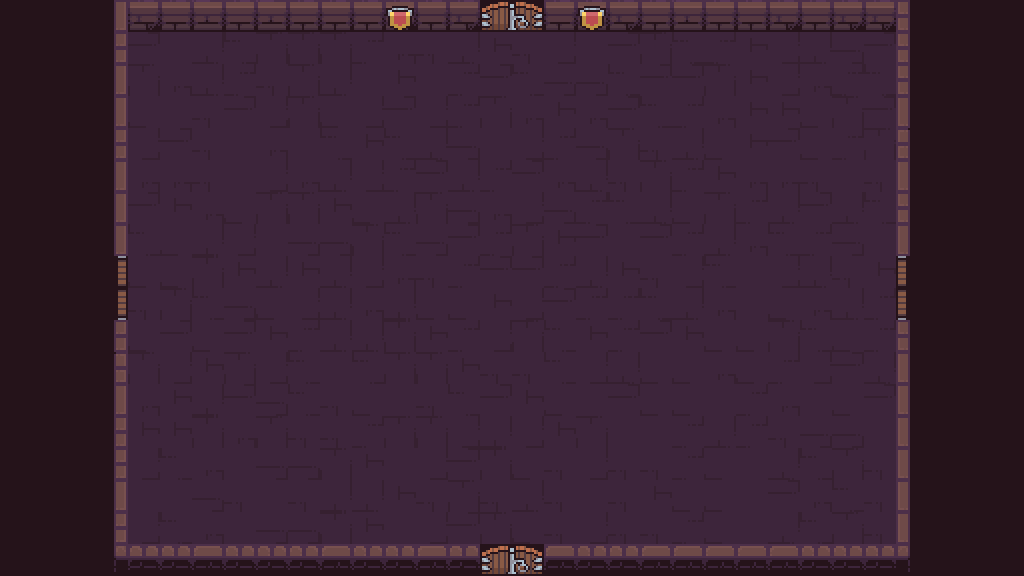

Below is a game level as drawn by its tile map, then a one-line description and the .tmx file that defines it, in full:
An orthogonal 32x18 tile map with 32x32 px tiles, 3 tile layers (Calque1, Calque2, Calque3).

<map version="1.2" tiledversion="1.2.3" orientation="orthogonal" renderorder="left-up" width="32" height="18" tilewidth="32" tileheight="32" infinite="0" nextlayerid="10" nextobjectid="1">
 <tileset firstgid="1" source="1-tileset-x32.tsx" />
 <layer id="7" name="Calque1" width="32" height="18">
  <data encoding="csv">
79,79,79,31,4,5,3,2,3,5,5,2,4,2,4,79,79,2,5,4,2,3,5,2,4,5,4,4,26,79,79,79,
79,79,79,21,28,19,8,10,29,29,29,7,27,30,8,18,30,17,19,28,29,10,7,18,17,8,9,28,26,79,79,79,
79,79,79,31,29,27,8,7,30,29,8,19,18,19,7,28,10,9,9,10,28,28,29,18,17,27,7,10,26,79,79,79,
79,79,79,31,20,19,30,28,17,29,20,17,28,17,7,29,27,18,27,28,10,7,27,18,18,20,29,28,36,79,79,79,
79,79,79,21,17,28,30,19,27,19,10,18,10,8,9,19,17,7,9,29,30,8,20,18,28,20,7,29,6,79,79,79,
79,79,79,31,27,27,30,19,17,27,8,17,7,28,8,7,28,27,8,30,29,7,18,27,27,30,19,30,16,79,79,79,
79,79,79,11,28,18,27,20,29,29,18,20,8,29,9,27,17,9,7,10,8,20,29,7,8,28,8,10,26,79,79,79,
79,79,79,11,10,20,8,17,19,9,9,29,10,9,28,7,29,18,28,19,28,7,8,27,10,7,9,19,16,79,79,79,
79,79,79,79,20,20,29,18,8,18,8,17,27,30,7,28,28,7,8,18,30,17,10,19,17,8,30,18,79,79,79,79,
79,79,79,79,30,29,10,9,20,17,8,27,8,20,20,18,17,28,7,7,10,8,27,19,20,27,8,7,79,79,79,79,
79,79,79,21,20,28,20,28,18,7,8,8,29,18,7,17,29,10,18,7,28,18,20,20,29,10,20,7,26,79,79,79,
79,79,79,1,29,17,18,29,17,10,19,10,29,29,18,30,30,10,17,8,20,20,27,20,7,17,28,8,16,79,79,79,
79,79,79,11,27,18,8,28,9,10,30,20,19,30,10,28,18,20,19,28,20,20,19,7,27,19,20,28,16,79,79,79,
79,79,79,21,18,18,29,27,29,30,30,7,29,29,17,8,17,18,29,19,19,7,8,7,30,9,9,19,16,79,79,79,
79,79,79,21,17,10,27,19,9,9,29,18,19,17,28,29,20,30,17,30,30,7,20,19,8,10,29,30,36,79,79,79,
79,79,79,11,19,19,9,30,19,30,8,8,18,30,29,30,8,30,19,30,18,20,20,19,28,27,10,30,16,79,79,79,
79,79,79,21,17,10,27,19,9,9,29,18,19,17,28,29,20,30,17,30,30,7,20,19,8,10,29,30,36,79,79,79,
79,79,79,41,43,43,45,43,43,44,42,44,44,45,43,79,79,45,44,44,42,42,42,45,45,44,43,44,46,79,79,79
</data>
 </layer>
 <layer id="8" name="Calque2" width="32" height="18">
  <data encoding="csv">
0,0,0,0,0,0,0,0,0,0,0,0,75,0,0,67,68,0,75,0,0,0,0,0,0,0,0,0,0,0,0,0,
0,0,0,0,0,0,0,0,0,0,0,0,0,0,0,0,0,0,0,0,0,0,0,0,0,0,0,0,0,0,0,0,
0,0,0,0,0,0,0,0,0,0,0,0,0,0,0,0,0,0,0,0,0,0,0,0,0,0,0,0,0,0,0,0,
0,0,0,0,0,0,0,0,0,0,0,0,0,0,0,0,0,0,0,0,0,0,0,0,0,0,0,0,0,0,0,0,
0,0,0,0,0,0,0,0,0,0,0,0,0,0,0,0,0,0,0,0,0,0,0,0,0,0,0,0,0,0,0,0,
0,0,0,0,0,0,0,0,0,0,0,0,0,0,0,0,0,0,0,0,0,0,0,0,0,0,0,0,0,0,0,0,
0,0,0,0,0,0,0,0,0,0,0,0,0,0,0,0,0,0,0,0,0,0,0,0,0,0,0,0,0,0,0,0,
0,0,0,0,0,0,0,0,0,0,0,0,0,0,0,0,0,0,0,0,0,0,0,0,0,0,0,0,0,0,0,0,
0,0,0,59,0,0,0,0,0,0,0,0,0,0,0,0,0,0,0,0,0,0,0,0,0,0,0,0,58,0,0,0,
0,0,0,49,0,0,0,0,0,0,0,0,0,0,0,0,0,0,0,0,0,0,0,0,0,0,0,0,48,0,0,0,
0,0,0,0,0,0,0,0,0,0,0,0,0,0,0,0,0,0,0,0,0,0,0,0,0,0,0,0,0,0,0,0,
0,0,0,0,0,0,0,0,0,0,0,0,0,0,0,0,0,0,0,0,0,0,0,0,0,0,0,0,0,0,0,0,
0,0,0,0,0,0,0,0,0,0,0,0,0,0,0,0,0,0,0,0,0,0,0,0,0,0,0,0,0,0,0,0,
0,0,0,0,0,0,0,0,0,0,0,0,0,0,0,0,0,0,0,0,0,0,0,0,0,0,0,0,0,0,0,0,
0,0,0,0,0,0,0,0,0,0,0,0,0,0,0,0,0,0,0,0,0,0,0,0,0,0,0,0,0,0,0,0,
0,0,0,0,0,0,0,0,0,0,0,0,0,0,0,0,0,0,0,0,0,0,0,0,0,0,0,0,0,0,0,0,
0,0,0,0,0,0,0,0,0,0,0,0,0,0,0,0,0,0,0,0,0,0,0,0,0,0,0,0,0,0,0,0,
0,0,0,0,0,0,0,0,0,0,0,0,0,0,0,67,68,0,0,0,0,0,0,0,0,0,0,0,0,0,0,0
</data>
 </layer>
 <layer id="9" name="Calque3" width="32" height="18">
  <data encoding="csv">
0,0,0,0,0,0,0,0,0,0,0,0,0,0,0,0,0,0,0,0,0,0,0,0,0,0,0,0,0,0,0,0,
0,0,0,0,0,0,0,0,0,0,0,0,0,0,0,0,0,0,0,0,0,0,0,0,0,0,0,0,0,0,0,0,
0,0,0,0,0,0,0,0,0,0,0,0,0,0,0,0,0,0,0,0,0,0,0,0,0,0,0,0,0,0,0,0,
0,0,0,0,0,0,0,0,0,0,0,0,0,0,0,0,0,0,0,0,0,0,0,0,0,0,0,0,0,0,0,0,
0,0,0,0,0,0,0,0,0,0,0,0,0,0,0,0,0,0,0,0,0,0,0,0,0,0,0,0,0,0,0,0,
0,0,0,0,0,0,0,0,0,0,0,0,0,0,0,0,0,0,0,0,0,0,0,0,0,0,0,0,0,0,0,0,
0,0,0,0,0,0,0,0,0,0,0,0,0,0,0,0,0,0,0,0,0,0,0,0,0,0,0,0,0,0,0,0,
0,0,0,0,0,0,0,0,0,0,0,0,0,0,0,0,0,0,0,0,0,0,0,0,0,0,0,0,0,0,0,0,
0,0,0,0,0,0,0,0,0,0,0,0,0,0,0,0,0,0,0,0,0,0,0,0,0,0,0,0,0,0,0,0,
0,0,0,0,0,0,0,0,0,0,0,0,0,0,0,0,0,0,0,0,0,0,0,0,0,0,0,0,0,0,0,0,
0,0,0,0,0,0,0,0,0,0,0,0,0,0,0,0,0,0,0,0,0,0,0,0,0,0,0,0,0,0,0,0,
0,0,0,0,0,0,0,0,0,0,0,0,0,0,0,0,0,0,0,0,0,0,0,0,0,0,0,0,0,0,0,0,
0,0,0,0,0,0,0,0,0,0,0,0,0,0,0,0,0,0,0,0,0,0,0,0,0,0,0,0,0,0,0,0,
0,0,0,0,0,0,0,0,0,0,0,0,0,0,0,0,0,0,0,0,0,0,0,0,0,0,0,0,0,0,0,0,
0,0,0,0,0,0,0,0,0,0,0,0,0,0,0,0,0,0,0,0,0,0,0,0,0,0,0,0,0,0,0,0,
0,0,0,0,0,0,0,0,0,0,0,0,0,0,0,0,0,0,0,0,0,0,0,0,0,0,0,0,0,0,0,0,
0,0,0,0,0,0,0,0,0,0,0,0,0,0,0,0,0,0,0,0,0,0,0,0,0,0,0,0,0,0,0,0,
0,0,0,0,0,0,0,0,0,0,0,0,0,0,0,0,0,0,0,0,0,0,0,0,0,0,0,0,0,0,0,0
</data>
 </layer>
</map>